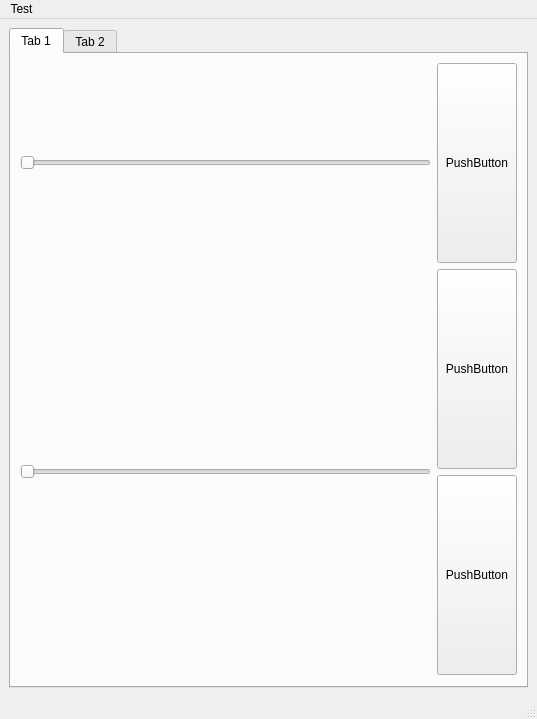
<?xml version="1.0" encoding="UTF-8"?>
<ui version="4.0">
 <class>MainWindow</class>
 <widget class="QMainWindow" name="MainWindow">
  <property name="geometry">
   <rect>
    <x>0</x>
    <y>0</y>
    <width>537</width>
    <height>354</height>
   </rect>
  </property>
  <property name="windowTitle">
   <string>MainWindow</string>
  </property>
  <widget class="QWidget" name="centralwidget">
   <layout class="QVBoxLayout" name="verticalLayout">
    <item>
     <widget class="QTabWidget" name="tabWidget">
      <widget class="QWidget" name="tab">
       <attribute name="title">
        <string>Tab 1</string>
       </attribute>
       <layout class="QGridLayout" name="gridLayout">
        <item row="0" column="0">
         <widget class="QSlider" name="horizontalSlider">
          <property name="orientation">
           <enum>Qt::Horizontal</enum>
          </property>
         </widget>
        </item>
        <item row="0" column="1">
         <widget class="QPushButton" name="pushButton">
          <property name="minimumSize">
           <size>
            <width>0</width>
            <height>200</height>
           </size>
          </property>
          <property name="text">
           <string>PushButton</string>
          </property>
         </widget>
        </item>
        <item row="1" column="0" rowspan="2">
         <widget class="QSlider" name="horizontalSlider_2">
          <property name="orientation">
           <enum>Qt::Horizontal</enum>
          </property>
         </widget>
        </item>
        <item row="1" column="1">
         <widget class="QPushButton" name="pushButton_2">
          <property name="minimumSize">
           <size>
            <width>0</width>
            <height>200</height>
           </size>
          </property>
          <property name="text">
           <string>PushButton</string>
          </property>
         </widget>
        </item>
        <item row="2" column="1">
         <widget class="QPushButton" name="pushButton_3">
          <property name="minimumSize">
           <size>
            <width>0</width>
            <height>200</height>
           </size>
          </property>
          <property name="text">
           <string>PushButton</string>
          </property>
         </widget>
        </item>
       </layout>
      </widget>
      <widget class="QWidget" name="tab_2">
       <attribute name="title">
        <string>Tab 2</string>
       </attribute>
      </widget>
     </widget>
    </item>
   </layout>
  </widget>
  <widget class="QMenuBar" name="menubar">
   <property name="geometry">
    <rect>
     <x>0</x>
     <y>0</y>
     <width>537</width>
     <height>25</height>
    </rect>
   </property>
   <widget class="QMenu" name="menuTest">
    <property name="title">
     <string>Test</string>
    </property>
    <addaction name="actionTest"/>
    <addaction name="actionExit"/>
   </widget>
   <addaction name="menuTest"/>
  </widget>
  <widget class="QStatusBar" name="statusbar"/>
  <action name="actionTest">
   <property name="text">
    <string>test</string>
   </property>
  </action>
  <action name="actionExit">
   <property name="text">
    <string>Exit</string>
   </property>
  </action>
 </widget>
 <resources/>
 <connections/>
</ui>
